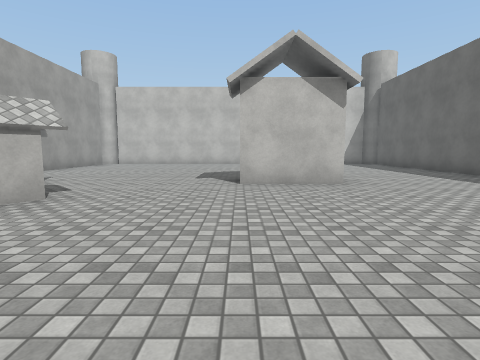
view 1 (above)

16 first-person views from a walk through a scene from a Unity 3-D project. The camera is 1.3 m above the floor, tilts 6° down and sees 80° across. The floor is counted in squares, 2 m on a side. Each view is taken from the middle of a square. On the plan, view 1 faces up. The plan holds only what a view shows up to about 9 squares ahead; the rest is blank. Surface patterns are stand-ins for the level's own textures.

view 2
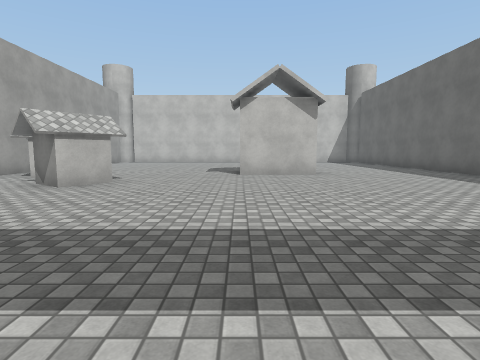

view 3
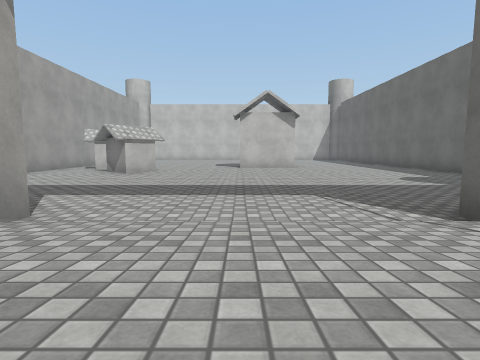

view 4
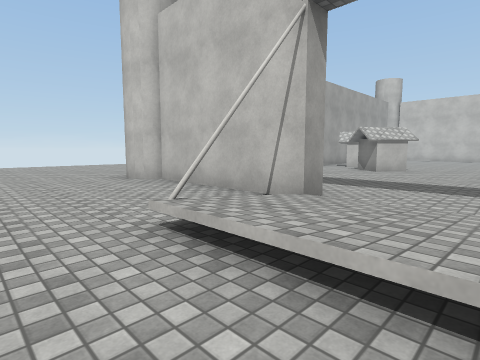

view 5
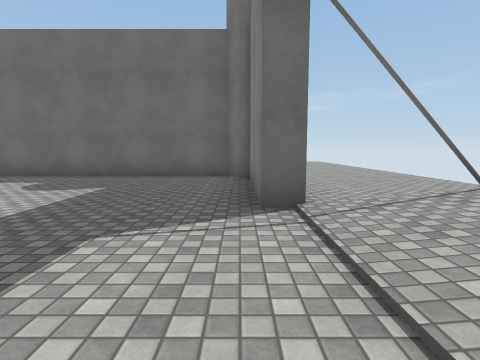

view 6
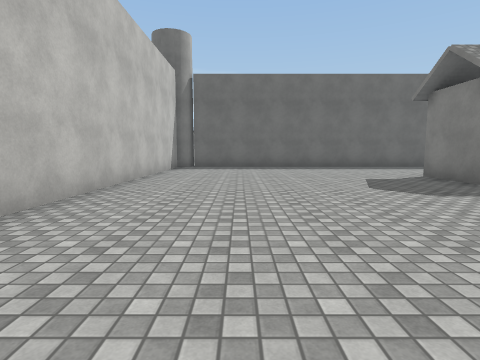

view 7
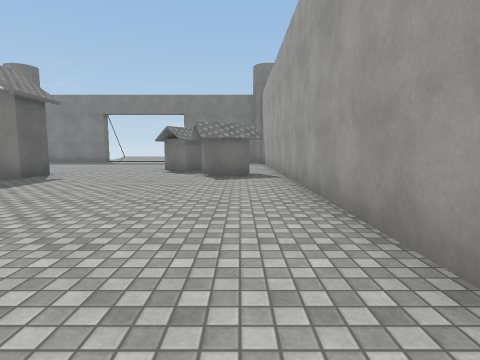

view 8
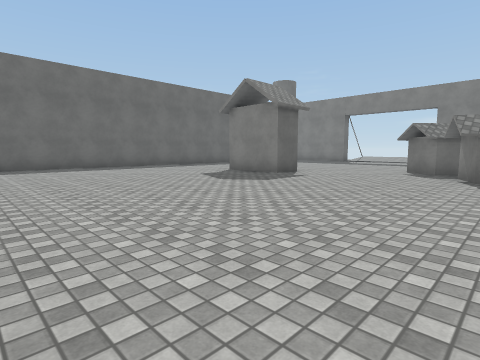

view 9
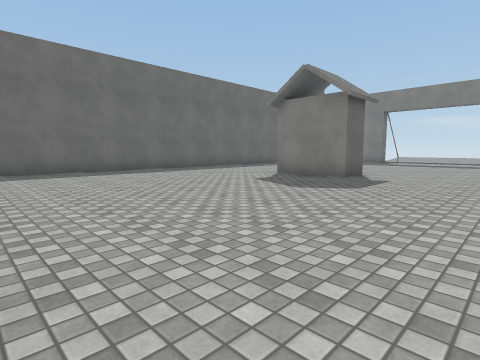

view 10
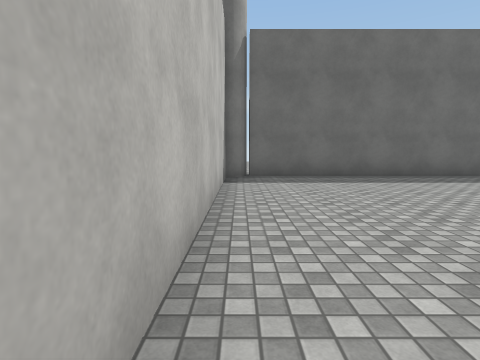

view 11
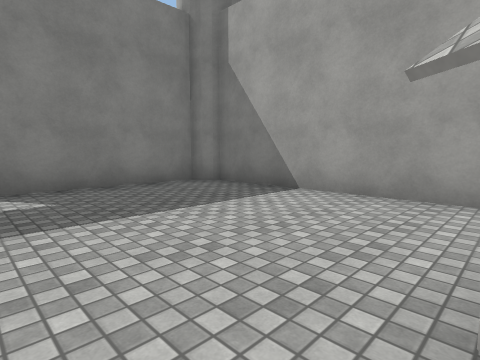

view 12
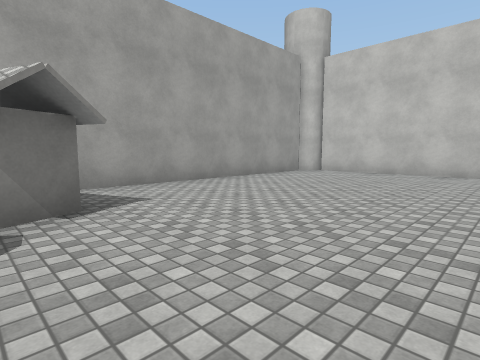

view 13
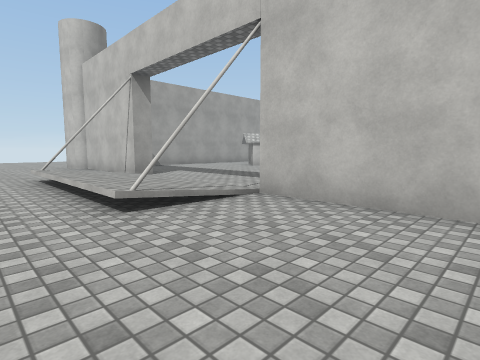

view 14
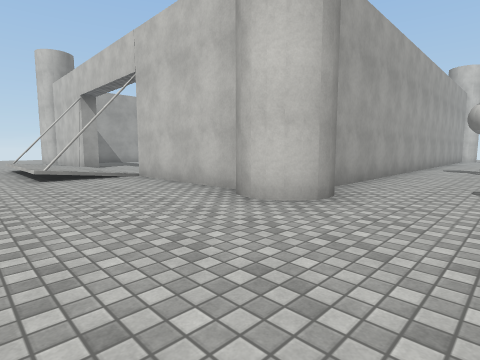

view 15
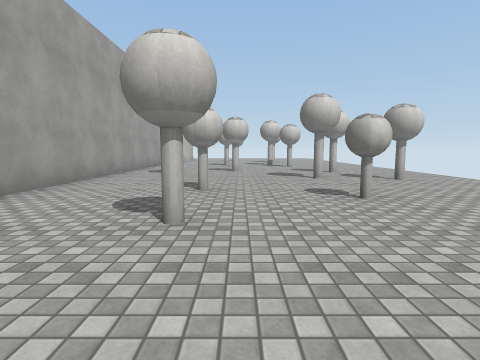

view 16
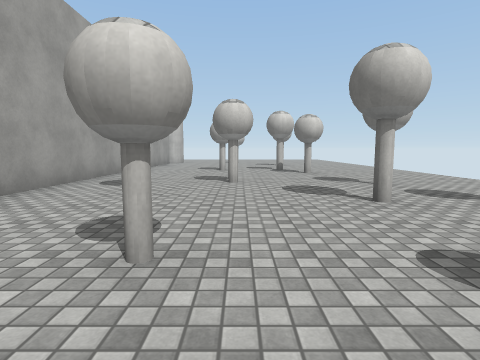

### Floor plan
Key: @ floor where view 1 was taken; # wall or solid block; . floor; / step, stairs or slope; H house; O other object.
Columns run from 11 left of view 1 to 15 right of it. Each row starts with its distance up from view 1.
 14      #############
 13     ##...........##
 12     #............#
 11     #............#
 10     #............#
  9     #............#
  8     #............# .O.O....
  7     #............#.....O...
  6     #.H....HHH...#.........
  5     #.HH.........#...O.....
  4     #..HH........#.O....O..
  3     #...H........#.....O...
  2     #............#.......O.
  1     #............#..O.....
  0     #......@.....#.....O..
 -1     #............#..O....
 -2     #####.....#####.....
 -3  ...##.../////...##....
 -4 .........#///#........
 -5 ........./////.......
 -6       ...............

Positions as (right, up) in squares from view 1, and headings:
1: (0, 0), facing up
2: (0, -2), facing up
3: (0, -5), facing up
4: (0, -6), facing up-left
5: (-1, -2), facing right
6: (-5, 11), facing right
7: (-5, 13), facing down
8: (-5, 13), facing down-right
9: (-3, 13), facing down-right
10: (-1, 13), facing right
11: (-2, 3), facing down-left
12: (-1, 5), facing up-left
13: (5, -6), facing up-left
14: (9, -6), facing up-left
15: (10, -4), facing up
16: (10, -1), facing up
